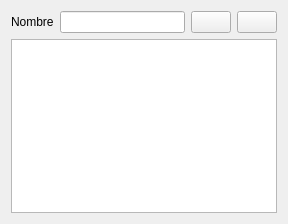
<?xml version="1.0" encoding="UTF-8"?>
<ui version="4.0">
 <class>UsersManager</class>
 <widget class="QDialog" name="UsersManager">
  <property name="geometry">
   <rect>
    <x>0</x>
    <y>0</y>
    <width>288</width>
    <height>224</height>
   </rect>
  </property>
  <property name="windowTitle">
   <string>Gestor de perfiles</string>
  </property>
  <layout class="QVBoxLayout" name="verticalLayout">
   <item>
    <layout class="QHBoxLayout" name="horizontalLayout_2">
     <item>
      <widget class="QLabel" name="label">
       <property name="text">
        <string>Nombre</string>
       </property>
      </widget>
     </item>
     <item>
      <widget class="QLineEdit" name="userName"/>
     </item>
     <item>
      <widget class="QPushButton" name="addBtn">
       <property name="sizePolicy">
        <sizepolicy hsizetype="Maximum" vsizetype="Fixed">
         <horstretch>0</horstretch>
         <verstretch>0</verstretch>
        </sizepolicy>
       </property>
       <property name="text">
        <string/>
       </property>
       <property name="icon">
        <iconset resource="../resources.qrc">
         <normaloff>:/icons/Resources/add.png</normaloff>:/icons/Resources/add.png</iconset>
       </property>
       <property name="autoDefault">
        <bool>false</bool>
       </property>
      </widget>
     </item>
     <item>
      <widget class="QPushButton" name="deleteBtn">
       <property name="text">
        <string/>
       </property>
       <property name="icon">
        <iconset resource="../resources.qrc">
         <normaloff>:/icons/Resources/remove.png</normaloff>:/icons/Resources/remove.png</iconset>
       </property>
       <property name="autoDefault">
        <bool>false</bool>
       </property>
      </widget>
     </item>
    </layout>
   </item>
   <item>
    <widget class="QListWidget" name="usersList"/>
   </item>
  </layout>
 </widget>
 <resources>
  <include location="../resources.qrc"/>
 </resources>
 <connections/>
</ui>
